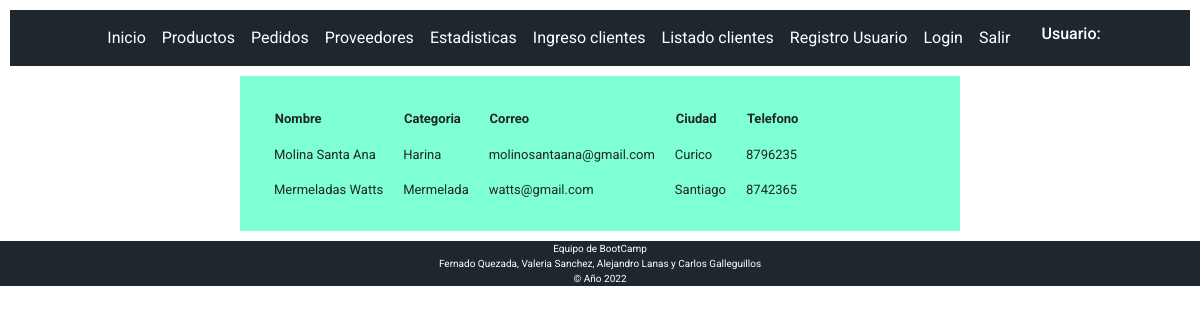
Screenshot of /proveedores/ with the database file from the repository.
### aplicacion1/models.py (models this page shows)
class Proveedor(models.Model):
    nombre=models.CharField(max_length=50)
    categoria=models.CharField(max_length=50)
    correo=models.EmailField(max_length=100)
    ciudad=models.CharField(max_length=50)
    telefono=models.CharField(max_length=15)

### aplicacion1/views.py (the view)
# urls.py: path('proveedores/', views.proveedores, name='proveedores'),
def proveedores(request):
    proveedor=Proveedor.objects.all()
    return render (request, 'aplicacion1/proveedores.html', {"data":proveedor})

### aplicacion1/templates/aplicacion1/proveedores.html
{% extends 'aplicacion1/layout.html' %}
{% block content%}
<div id='tabla'>
  <table>
    <tr>
      <th>Nombre</th>
      <th>Categoria</th>
      <th>Correo</th>
      <th>Ciudad</th>
      <th>Telefono</th>
    </tr>
    {% for prov in data %}
    <tr>
      <td>{{prov.nombre}}</td>
      <td>{{prov.categoria}}</td>
      <td>{{prov.correo}}</td>
      <td>{{prov.ciudad}}</td>
      <td>{{prov.telefono}}</td>
    </tr>
    {% endfor %}
  </table>
</div>
{% endblock %}

### aplicacion1/static/aplicacion1/style.css (style rules this page uses)
body { font-family: 'Roboto', sans-serif; }
#tabla { text-align: center; background-color: aquamarine; margin-left: 20%; margin-right: 20%; padding: 2%; justify-content: center; }
#tabla th { font-size: small ; padding: 2%; text-align: left; }
#tabla td { font-size: small ; text-align: left; }
tbody, td, tfoot, th, thead, tr { padding: 10px; }

### rows the page displays
Proveedor: nombre "Molina Santa Ana", categoria "Harina", correo "molinosantaana@gmail.com", ciudad "Curico", telefono "8796235"
Proveedor: nombre "Mermeladas Watts", categoria "Mermelada", correo "watts@gmail.com", ciudad "Santiago", telefono "8742365"
